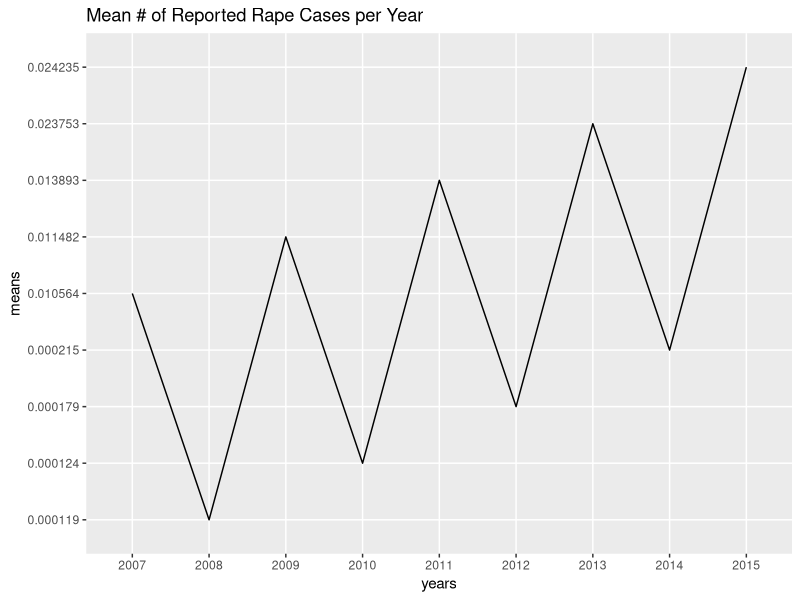

This figure's R source:
## ---- chunk 1
library(dplyr)
library(knitr)
library(ggplot2)
library(jsonlite)


df <- read.csv("./data/report.data.csv", stringsAsFactors = FALSE)
df <- df[complete.cases(df[,33:41]),]

df$rape.rate7 <- as.numeric(df$rape.rate7)
df$rape.rate8 <- as.numeric(df$rape.rate8)
df$rape.rate9 <- as.numeric(df$rape.rate9)
df$rape.rate10 <- as.numeric(df$rape.rate10)
df$rape.rate11 <- as.numeric(df$rape.rate11)
df$rape.rate12 <- as.numeric(df$rape.rate12)
df$rape.rate13 <- as.numeric(df$rape.rate13)
df$rape.rate14 <- as.numeric(df$rape.rate14)
df$rape.rate15 <- as.numeric(df$rape.rate15)

means <- c(mean(df$rape.rate7),
           mean(df$rape.rate8),
           mean(df$rape.rate9), 
           mean(df$rape.rate10),
           mean(df$rape.rate11), 
           mean(df$rape.rate12), 
           mean(df$rape.rate13), 
           mean(df$rape.rate14), 
           mean(df$rape.rate15))
means <- round(means, 6)

years <- c('2007', '2008', '2009', '2010', '2011', '2012', '2013', '2014', '2015')
medians.data <- as.data.frame(cbind(means, years))

# adding mean graph
ggplot(data = medians.data, aes(
  x = years,
  y = means,
  group = 1
)) + 
  geom_line() + 
  ggtitle("Mean # of Reported Rape Cases per Year")

# getting the campuses with the most assault
maxes <- c(max(df$rape.rate7),
           max(df$rape.rate8),
           max(df$rape.rate9), 
           max(df$rape.rate10),
           max(df$rape.rate11), 
           max(df$rape.rate12), 
           max(df$rape.rate13), 
           max(df$rape.rate14), 
           max(df$rape.rate15)
)
maxes <- round(maxes, 6)
campuses <- c(df %>% filter(rape.rate7 == max(df$rape.rate7)) %>%  select(INSTNM),
           df %>% filter(rape.rate8 == max(df$rape.rate8)) %>% select(INSTNM),
           df %>% filter(rape.rate9 == max(df$rape.rate9)) %>% select(INSTNM), 
           df %>% filter(rape.rate10 == max(df$rape.rate10)) %>% select(INSTNM),
           df %>% filter(rape.rate11 == max(df$rape.rate11)) %>% select(INSTNM), 
           df %>% filter(rape.rate12 == max(df$rape.rate12)) %>% select(INSTNM), 
           df %>% filter(rape.rate13 == max(df$rape.rate13)) %>% select(INSTNM), 
           df %>% filter(rape.rate14 == max(df$rape.rate14)) %>% select(INSTNM), 
           df %>% filter(rape.rate15 == max(df$rape.rate15)) %>% select(INSTNM)
)

max.data <- as.data.frame(cbind(campuses, maxes, years))


# adding table of maxes
kable(max.data, format = "markdown", row.names = FALSE)

# Read the title.ix data.
title.ix.data <- read.csv('./data/title.ix.cases.csv', stringsAsFactors = FALSE)
# Read closed case data
close <- title.ix.data %>% filter(is.closed == "TRUE") %>% select(case_id, opened, closed)
# Set the open date int othe form that is usable
closed.case.open.date <- as.Date(close$opened, format = "%m/%d/%y")
# Set the close date int othe form that is usable
closed.case.close.date <- as.Date(close$closed, format = "%m/%d/%y")
# Calculate the days that take for each closed case.
duration <- closed.case.close.date - closed.case.open.date
average.duration <- round(sum (duration) / nrow(as.data.frame(duration)), digits = 1)
# Calculate mishandled/open cases.
open.cases <- title.ix.data %>% filter(is.closed == "FALSE")
num.open.cases <- nrow(open.cases)
